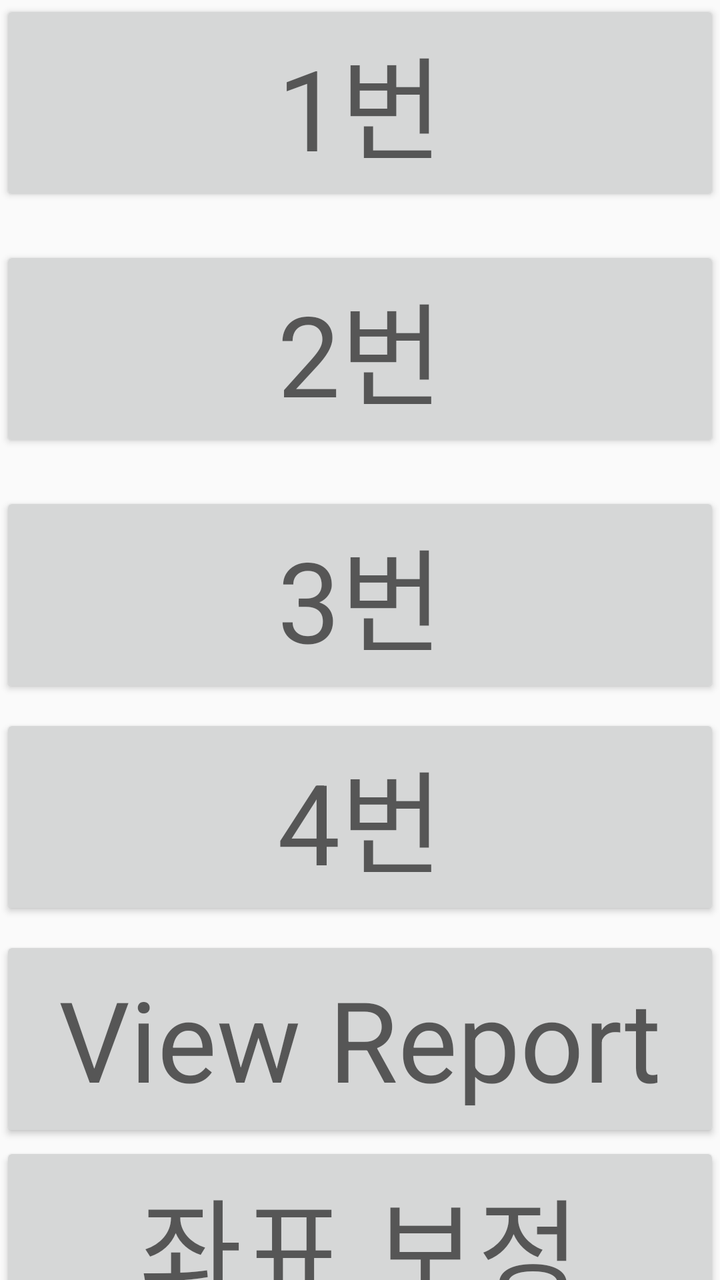
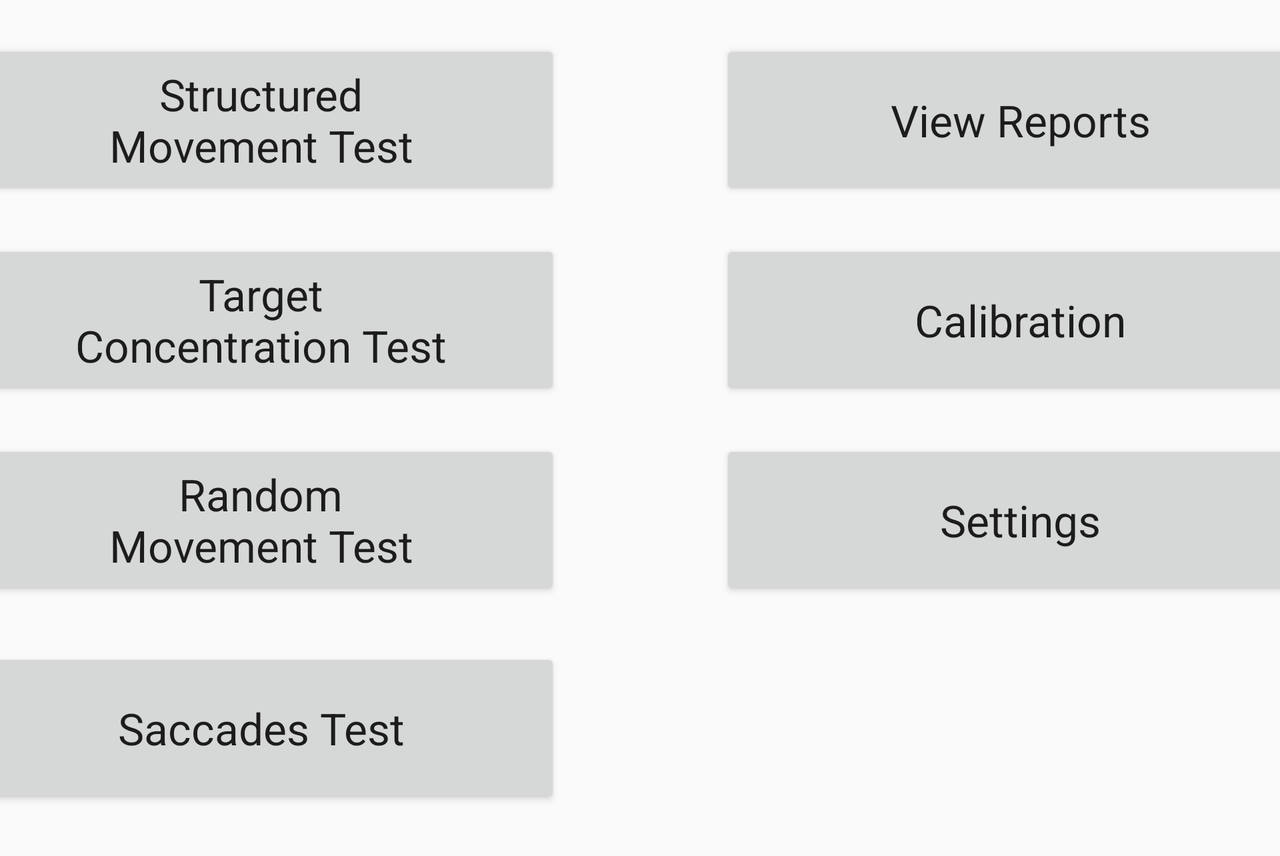

The same Android screen from two of the app's own layout files: first res/layout/ as a phone draws it, then the repository's variant for another configuration, drawn on a device whose configuration selects that folder. Both files follow.
<!-- AndroidManifest.xml: activity theme AppTheme.NoActionBar -->
<!-- res/layout/activity_main.xml -->
<?xml version="1.0" encoding="utf-8"?>
<androidx.constraintlayout.widget.ConstraintLayout xmlns:android="http://schemas.android.com/apk/res/android"
    xmlns:app="http://schemas.android.com/apk/res-auto"
    xmlns:tools="http://schemas.android.com/tools"
    android:layout_width="match_parent"
    android:layout_height="match_parent">


    <Button
        android:id="@+id/view1Btn"
        android:layout_width="match_parent"
        android:layout_height="103dp"
        android:text="1번"
        android:textAppearance="@style/TextAppearance.AppCompat.Display3"
        app:layout_constraintTop_toTopOf="parent"
        tools:layout_editor_absoluteX="0dp" />

    <Button
        android:id="@+id/view2Btn"
        android:layout_width="match_parent"
        android:layout_height="103dp"
        android:layout_marginTop="20dp"
        android:text="2번"
        android:textAppearance="@style/TextAppearance.AppCompat.Display3"
        app:layout_constraintEnd_toEndOf="parent"
        app:layout_constraintHorizontal_bias="0.0"
        app:layout_constraintStart_toStartOf="parent"
        app:layout_constraintTop_toBottomOf="@+id/view1Btn" />

    <Button
        android:id="@+id/view3Btn"
        android:layout_width="match_parent"
        android:layout_height="103dp"
        android:layout_marginTop="20dp"
        android:text="3번"
        android:textAppearance="@style/TextAppearance.AppCompat.Display3"
        app:layout_constraintEnd_toEndOf="parent"
        app:layout_constraintHorizontal_bias="0.0"
        app:layout_constraintStart_toStartOf="parent"
        app:layout_constraintTop_toBottomOf="@+id/view2Btn" />

    <Button
        android:id="@+id/view4Btn"
        android:layout_width="match_parent"
        android:layout_height="103dp"
        android:layout_marginTop="8dp"
        android:text="4번"
        android:textAppearance="@style/TextAppearance.AppCompat.Display3"
        app:layout_constraintTop_toBottomOf="@+id/view3Btn"
        tools:layout_editor_absoluteX="0dp" />

    <Button
        android:id="@+id/viewReportBtn"
        android:layout_width="match_parent"
        android:layout_height="103dp"
        android:layout_marginTop="8dp"
        android:text="View Report"
        android:textAppearance="@style/TextAppearance.AppCompat.Display3"
        app:layout_constraintTop_toBottomOf="@+id/view4Btn"
        tools:layout_editor_absoluteX="0dp" />

    <Button
        android:id="@+id/viewCalBtn"
        android:layout_width="match_parent"
        android:layout_height="103dp"
        android:text="좌표 보정"
        android:textAppearance="@style/TextAppearance.AppCompat.Display3"
        app:layout_constraintBottom_toBottomOf="parent"
        app:layout_constraintEnd_toEndOf="parent"
        app:layout_constraintHorizontal_bias="0.0"

        app:layout_constraintStart_toStartOf="parent"
        app:layout_constraintTop_toBottomOf="@+id/viewReportBtn"
        app:layout_constraintVertical_bias="0.0" />

    <CheckBox
        android:id="@+id/checkBox"
        android:layout_width="wrap_content"
        android:layout_height="wrap_content"
        android:layout_marginTop="4dp"
        android:text="포인트표시"
        app:layout_constraintBottom_toBottomOf="parent"
        app:layout_constraintEnd_toEndOf="parent"
        app:layout_constraintStart_toStartOf="parent"
        app:layout_constraintTop_toBottomOf="@+id/viewCalBtn" />

</androidx.constraintlayout.widget.ConstraintLayout>
<!-- resources referenced by this layout -->
<resources>
  <style name="AppTheme.NoActionBar">
          <item name="windowActionBar">false</item>
          <item name="windowNoTitle">true</item>
      </style>
</resources>
<!-- res/layout-land/activity_main.xml (the repository's variant of the layout above) -->
<!-- drawn on the phone turned sideways -->
<?xml version="1.0" encoding="utf-8"?>
<ScrollView
    xmlns:android="http://schemas.android.com/apk/res/android"
    xmlns:app="http://schemas.android.com/apk/res-auto"
    xmlns:tools="http://schemas.android.com/tools"
    android:layout_width="match_parent"
    android:layout_height="match_parent">

    <androidx.constraintlayout.widget.ConstraintLayout
        android:layout_width="match_parent"
        android:layout_height="match_parent">

        <Button
            android:id="@+id/view1Btn"
            android:layout_width="@dimen/port_button_width"
            android:layout_height="@dimen/port_button_height"
            android:layout_marginStart="40dp"
            android:layout_marginTop="20dp"
            android:layout_marginEnd="40dp"
            android:text="@string/test_1_button"
            android:textAppearance="@style/TextAppearance.AppCompat.Large"
            app:layout_constraintEnd_toStartOf="@+id/viewReportBtn"
            app:layout_constraintStart_toStartOf="parent"
            app:layout_constraintTop_toTopOf="parent" />

        <Button
            android:id="@+id/view2Btn"
            android:layout_width="@dimen/port_button_width"
            android:layout_height="@dimen/port_button_height"
            android:layout_marginTop="20dp"
            android:text="@string/test_2_button"
            android:textAppearance="@style/TextAppearance.AppCompat.Large"
            app:layout_constraintStart_toStartOf="@+id/view1Btn"
            app:layout_constraintTop_toBottomOf="@+id/view1Btn" />

        <Button
            android:id="@+id/view3Btn"
            android:layout_width="@dimen/port_button_width"
            android:layout_height="@dimen/port_button_height"
            android:layout_marginTop="20dp"
            android:layout_marginBottom="12dp"
            android:text="@string/test_3_button"
            android:textAppearance="@style/TextAppearance.AppCompat.Large"
            app:layout_constraintBottom_toTopOf="@+id/view4Btn"
            app:layout_constraintStart_toStartOf="@+id/view1Btn"
            app:layout_constraintTop_toBottomOf="@+id/view2Btn" />

        <Button
            android:id="@+id/view4Btn"
            android:layout_width="@dimen/port_button_width"
            android:layout_height="@dimen/port_button_height"
            android:layout_marginTop="12dp"
            android:layout_marginBottom="24dp"
            android:text="@string/test_4_button"
            android:textAppearance="@style/TextAppearance.AppCompat.Large"
            app:layout_constraintBottom_toBottomOf="parent"
            app:layout_constraintStart_toStartOf="@+id/view1Btn"
            app:layout_constraintTop_toBottomOf="@+id/view3Btn" />

        <Button
            android:id="@+id/viewReportBtn"
            android:layout_width="@dimen/port_button_width"
            android:layout_height="@dimen/port_button_height"
            android:layout_marginStart="40dp"
            android:layout_marginEnd="40dp"
            android:text="@string/view_reports_button"
            android:textAppearance="@style/TextAppearance.AppCompat.Large"
            app:layout_constraintEnd_toEndOf="parent"
            app:layout_constraintStart_toEndOf="@+id/view1Btn"
            app:layout_constraintTop_toTopOf="@+id/view1Btn" />

        <Button
            android:id="@+id/viewCalBtn"
            android:layout_width="@dimen/port_button_width"
            android:layout_height="@dimen/port_button_height"
            android:text="@string/calibration_button"
            android:textAppearance="@style/TextAppearance.AppCompat.Large"
            app:layout_constraintEnd_toEndOf="@+id/viewReportBtn"
            app:layout_constraintStart_toStartOf="@+id/viewReportBtn"
            app:layout_constraintTop_toTopOf="@+id/view2Btn" />

        <Button
            android:id="@+id/settingBtn"
            android:layout_width="@dimen/port_button_width"
            android:layout_height="@dimen/port_button_height"
            android:text="@string/setting_button"
            android:textAppearance="@style/TextAppearance.AppCompat.Large"
            app:layout_constraintEnd_toEndOf="@+id/viewCalBtn"
            app:layout_constraintStart_toStartOf="@+id/viewCalBtn"
            app:layout_constraintTop_toTopOf="@+id/view3Btn" />

    </androidx.constraintlayout.widget.ConstraintLayout>

</ScrollView>
<!-- resources referenced by the variant -->
<!-- as the phone turned sideways resolves them -->
<resources>
  <dimen name="port_button_height">80dp</dimen>
  <dimen name="port_button_width">300dp</dimen>
  <string name="calibration_button">"Calibration"</string>
  <string name="setting_button">"Settings"</string>
  <string name="test_1_button">"Structured\nMovement Test"</string>
  <string name="test_2_button">"Target\nConcentration Test"</string>
  <string name="test_3_button">"Random\nMovement Test"</string>
  <string name="test_4_button">"Saccades Test"</string>
  <string name="view_reports_button">"View Reports"</string>
  <style name="AppTheme.NoActionBar">
          <item name="windowActionBar">false</item>
          <item name="windowNoTitle">true</item>
      </style>
</resources>
